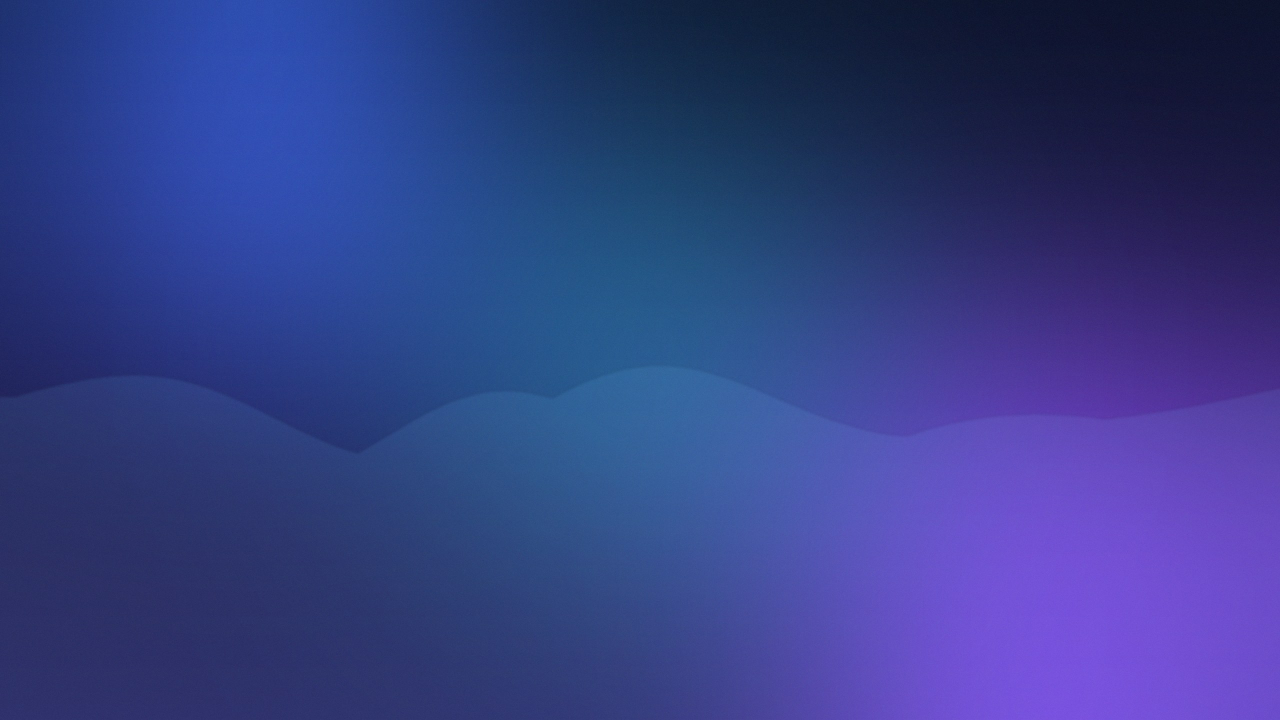
#> input picture linux/overlay/usr/share/stoa/wallpapers/aurora.jpg, 2560 x 1440 px (shown at 1/2 size)
$ python make-logo.py ../linux/overlay/usr/share/stoa/wallpapers/aurora.jpg ../linux/overlay/usr/share/stoa/wallpapers/meadow.jpg
#> lines starting #> are read from the running program, lines starting #| are printed output that depends on the picture
#!/usr/bin/env python3
"""Render the Stoa emblem as the kernel's boot logo (80x80, at most 224 colours, plain PPM)."""
import sys

from PIL import Image

src, out = sys.argv[1], sys.argv[2]
im = Image.open(src).convert("RGBA").resize((80, 80), Image.LANCZOS)
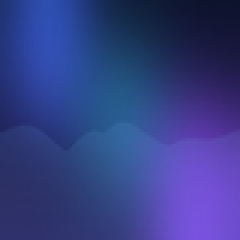
#> im: PIL image 80x80 RGBA (shown 3 times larger); mean R, G, B, A 52.3, 62.6, 133.5, 255
bg = Image.new("RGBA", im.size, (0, 0, 0, 255))
im = Image.alpha_composite(bg, im).convert("RGB").quantize(colors=224).convert("RGB")
#> im: PIL image 80x80 RGB
w, h = im.size
#> w = 80; h = 80
px = list(im.getdata())
#> px = 6400 items, first 6: (33, 52, 119), (33, 52, 119), (33, 52, 119), (37, 56, 131), (37, 56, 131), (38, 59, 135)
with open(out, "w") as f:
    f.write(f"P3\n# Stoa\n{w} {h}\n255\n")
    for i in range(0, len(px), 4):
        f.write("  ".join(f"{r:3d} {g:3d} {b:3d}" for r, g, b in px[i:i + 4]) + "\n")
#> this loop made 1600 passes
#> i on passes 2 to 4: 4, 8, 12

$ run again, on linux/overlay/usr/share/stoa/wallpapers/ocean.jpg
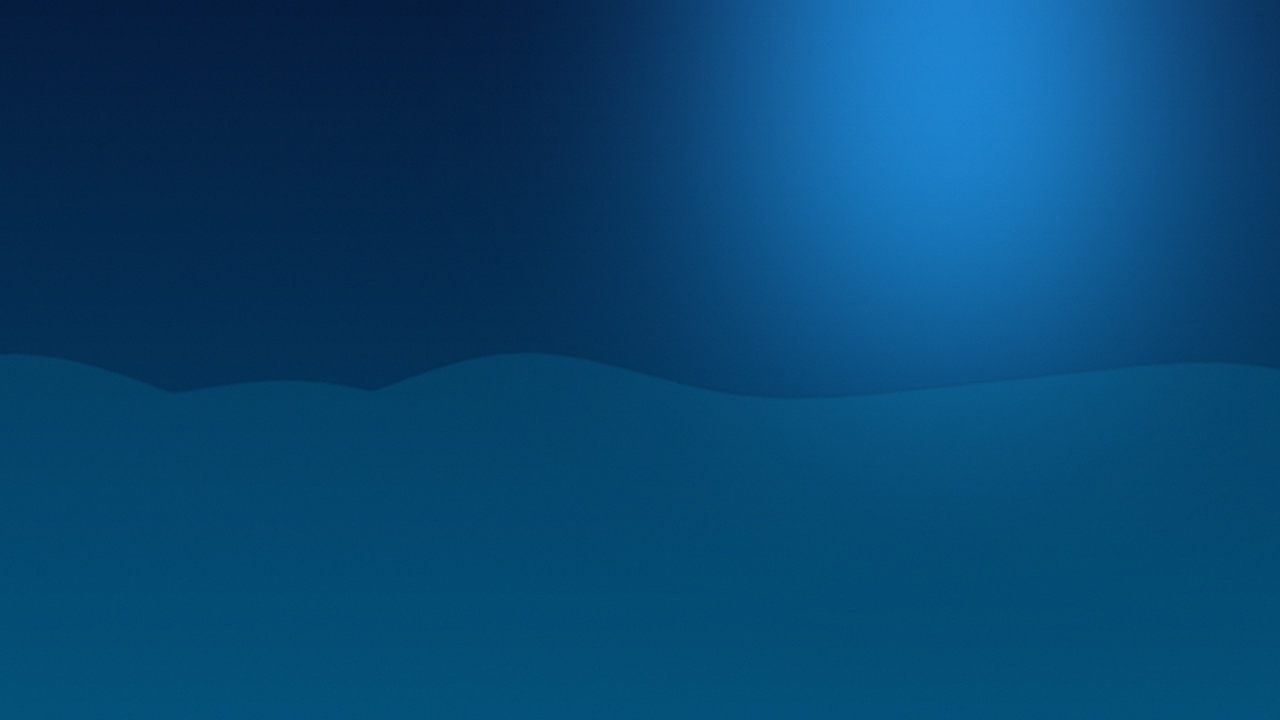
#> input picture linux/overlay/usr/share/stoa/wallpapers/ocean.jpg, 2560 x 1440 px (shown at 1/2 size)
#> `im = Image.open(src).convert("RGBA").resize((80, 80), Image.LANCZOS)`:
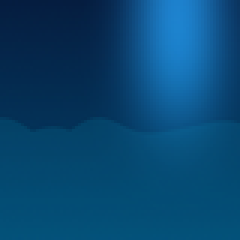
#> im: PIL image 80x80 RGBA (shown 3 times larger); mean R, G, B, A 7.6, 70.5, 114.2, 255
#> px = 6400 items, first 6: (5, 29, 63), (5, 29, 64), (5, 29, 64), (5, 29, 65), (5, 29, 63), (5, 29, 65)
#> the loop `for i in range(0, len(px), 4):` made 1600 passes
#> i on passes 2 to 4: 4, 8, 12
